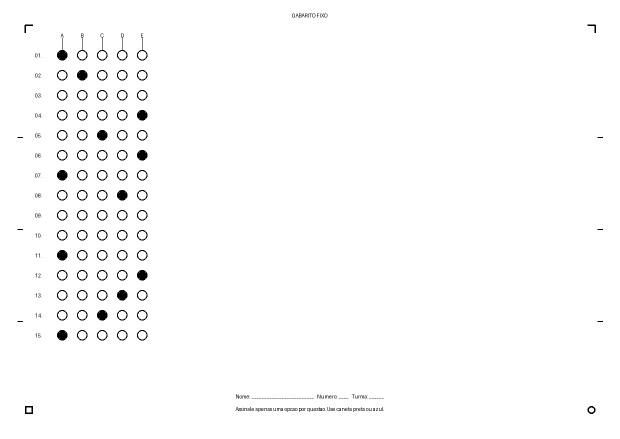
#> input picture my_marked_sheet.png, 1240 x 877 px (shown at 1/2 size)
$ python main.py
#> lines starting #> are read from the running program, lines starting #| are printed output that depends on the picture; after the words box and inside, x2 and y2 are one past the last pixel; in counts of white or black regions, pixels touching at a corner belong together
import cv2
import numpy as np
from PIL import Image, ImageDraw, ImageFont
import math
import json
import os

print(f"OpenCV version: {cv2.__version__}")
print(f"Pillow version: {Image.__version__}")
print(f"NumPy version: {np.__version__}")

def generate_gabarito_png_improved(
    filename="gabarito_improved.png",
    num_questions=50,
    choices=("A", "B", "C", "D", "E"),
    margin=50,
    spacing_y=20,
    bubble_diameter=20,
    title="GABARITO FIXO",
    subtitle="Nome: _________________________   Numero: ____   Turma: ______",
    font_path=None,
    add_reference_marks=True
):
    try:
        # Try to find a common font
        if font_path is None:
            # Common font paths for different systems
            possible_fonts = [
                "arial.ttf",
                "Arial.ttf",
                "/usr/share/fonts/truetype/dejavu/DejaVuSans.ttf",
                "/Library/Fonts/Arial.ttf",
                "C:/Windows/Fonts/arial.ttf"
            ]

            for font in possible_fonts:
                if os.path.exists(font):
                    font_path = font
                    break
            else:
                # If no font found, use default
                font_path = None

        if font_path:
            title_font = ImageFont.truetype(font_path, 60)  # Reduced size for local
            subtitle_font = ImageFont.truetype(font_path, 24)
            q_font = ImageFont.truetype(font_path, 28)
            choice_font = ImageFont.truetype(font_path, 28)
            header_font = ImageFont.truetype(font_path, 20)
        else:
            # Use default fonts if no TTF found
            title_font = ImageFont.load_default()
            subtitle_font = ImageFont.load_default()
            q_font = ImageFont.load_default()
            choice_font = ImageFont.load_default()
            header_font = ImageFont.load_default()
    except Exception as e:
        print(f"Font warning: {e}, using default fonts")
        title_font = ImageFont.load_default()
        subtitle_font = ImageFont.load_default()
        q_font = ImageFont.load_default()
        choice_font = ImageFont.load_default()
        header_font = ImageFont.load_default()

    if num_questions > 10:
        columns = num_questions // 10
    else:
        columns = 1

    rows_per_col = math.ceil(num_questions / columns)
    estimated_row_height = spacing_y + bubble_diameter

    header_height = 40
    required_height = int(margin * 2 + header_height + 10 + rows_per_col * estimated_row_height + 50)

    calculated_width = 300 * columns
    page_size = (1240, 877)

    img = Image.new("RGB", page_size, "white")
    draw = ImageDraw.Draw(img)

    w, h = page_size

    # Get text dimensions for centering
    title_bbox = draw.textbbox((0, 0), title, font=title_font)
    title_width = title_bbox[2] - title_bbox[0]
    title_x = (w - title_width) // 2

    draw.text((title_x, margin//2), title, font=title_font, fill="black")
    top = margin + 15 + header_height
    bottom = h - margin
    usable_height = bottom - top
    col_width = (w - 2*margin) / columns
    row_height = min(spacing_y + bubble_diameter, usable_height / rows_per_col)

    bubble_positions = []

    q = 1
    for col in range(columns):
        x0 = margin + col * col_width
        x_question_num = x0 + 20
        temp_bbox = draw.textbbox((0,0), f"{q:02d}.", font=q_font)
        q_text_width = temp_bbox[2] - temp_bbox[0]
        x_choices_start = x_question_num + q_text_width + 30

        header_y = margin + 15
        for i, ch in enumerate(choices):
            cx = int(x_choices_start + i * (bubble_diameter + 20))
            bbox = draw.textbbox((0, 0), ch, font=header_font)
            w_ch = bbox[2] - bbox[0]
            h_ch = bbox[3] - bbox[1]
            tx = cx + (bubble_diameter - w_ch) / 2
            ty = header_y
            draw.text((tx, ty), ch, font=header_font, fill="black")

            line_y_start = ty + h_ch + 2
            line_y_end = top - 5
            if line_y_end > line_y_start:
                draw.line([(cx + bubble_diameter//2, line_y_start),
                          (cx + bubble_diameter//2, line_y_end)],
                         fill="black", width=1)

        for row in range(rows_per_col):
            if q > num_questions:
                break
            y = int(top + row * row_height)
            draw.text((x_question_num, y), f"{q:02d}.", font=q_font, fill="black")

            question_bubbles = []
            for i, ch in enumerate(choices):
                cx = int(x_choices_start + i * (bubble_diameter + 20))
                cy = int(y + (bubble_diameter/4) - bubble_diameter/2)

                # Draw bubble WITHOUT letter inside (clean for marking)
                draw.ellipse([cx, cy, cx + bubble_diameter, cy + bubble_diameter],
                           outline="black", width=2)

                # Store position for reference
                question_bubbles.append({
                    'choice': ch,
                    'center': (cx + bubble_diameter//2, cy + bubble_diameter//2),
                    'bbox': (cx, cy, cx + bubble_diameter, cy + bubble_diameter),
                    'header_pos': (cx + bubble_diameter//2, header_y)
                })

            bubble_positions.append({
                'question': q,
                'bubbles': question_bubbles,
                'question_pos': (x_question_num, y)
            })
            q += 1

    # Add reference marks for precise detection
    if add_reference_marks:
        mark_size = 15
        # Top-left: Cross pattern
        draw.line([(margin, margin), (margin+mark_size, margin)], fill="black", width=3)
        draw.line([(margin, margin), (margin, margin+mark_size)], fill="black", width=3)

        # Top-right: L pattern
        draw.line([(w-margin, margin), (w-margin-mark_size, margin)], fill="black", width=3)
        draw.line([(w-margin, margin), (w-margin, margin+mark_size)], fill="black", width=3)

        # Bottom-left: Square pattern
        draw.rectangle([(margin, h-margin-mark_size), (margin+mark_size, h-margin)],
                      outline="black", width=3)

        # Bottom-right: Circle pattern
        draw.ellipse([(w-margin-mark_size, h-margin-mark_size), (w-margin, h-margin)],
                    outline="black", width=3)

        # Add alignment marks along the sides
        for i in range(3):
            y_mark = margin + header_height + (h - 2*margin - header_height) * (i+1) // 4
            draw.line([(margin-15, y_mark), (margin-5, y_mark)], fill="black", width=2)
            draw.line([(w-margin+5, y_mark), (w-margin+15, y_mark)], fill="black", width=2)

    footer_text = "Assinale apenas uma opcao por questao. Use caneta preta ou azul."
    bbox = draw.textbbox((0, 0), footer_text, font=subtitle_font)
    fw = bbox[2] - bbox[0]
    fh = bbox[3] - bbox[1]

    subtitle_bbox = draw.textbbox((0, 0), subtitle, font=subtitle_font)
    subtitle_width = subtitle_bbox[2] - subtitle_bbox[0]
    subtitle_x = (w - subtitle_width) // 2

    draw.text((subtitle_x, h - margin - 40), subtitle, font=subtitle_font, fill="black")
    draw.text((subtitle_x, h - margin - 15), footer_text, font=subtitle_font, fill="black")

    img.save(filename, dpi=(300,300))

    # Save bubble positions
    position_data = {
        'bubble_positions': bubble_positions,
        'page_size': page_size,
        'margin': margin,
        'bubble_diameter': bubble_diameter,
        'choices': choices
    }

    with open(filename.replace('.png', '_positions.json'), 'w') as f:
        json.dump(position_data, f, indent=2)

    return filename, position_data

def grade_with_precise_positions(binary_img, bubble_positions, expected_answers, threshold, debug=False):
    """
    Grade using precisely known bubble positions
    """
    question_results = []
    score = 0

    debug_img = cv2.cvtColor(binary_img, cv2.COLOR_GRAY2BGR) if debug else None

    for q_data in bubble_positions:
        q_num = q_data['question']
        bubbles = q_data['bubbles']

        bubble_status = {}
        marked_choices = []

        for bubble in bubbles:
            choice = bubble['choice']
            x1, y1, x2, y2 = bubble['bbox']

            # Extract bubble region
            bubble_roi = binary_img[max(0,y1):min(binary_img.shape[0],y2),
                                  max(0,x1):min(binary_img.shape[1],x2)]

            if bubble_roi.size == 0:
                filled_ratio = 0
            else:
                total_pixels = bubble_roi.size
                filled_pixels = np.sum(bubble_roi > 0)
                filled_ratio = filled_pixels / total_pixels

            bubble_status[choice] = filled_ratio

            if filled_ratio > threshold:
                marked_choices.append(choice)

        # Determine answer
        if len(marked_choices) == 1:
            student_answer = marked_choices[0]
            is_correct = (student_answer == expected_answers[q_num-1])
            if is_correct:
                score += 1
        else:
            student_answer = "MULTI" if len(marked_choices) > 1 else "NONE"
            is_correct = False

        question_results.append({
            'question': q_num,
            'student_answer': student_answer,
            'correct_answer': expected_answers[q_num-1],
            'is_correct': is_correct,
            'bubble_status': bubble_status
        })

        # Debug visualization
        if debug and debug_img is not None:
            correct_answer = expected_answers[q_num-1]

            for bubble in bubbles:
                choice = bubble['choice']
                center_x, center_y = bubble['center']
                filled_ratio = bubble_status[choice]

                # Determine colors based on answer status
                if choice == correct_answer and choice == student_answer:
                    color = (0, 255, 0)  # Green
                    status_text = "CORRECT"
                elif choice == correct_answer and student_answer not in ['MULTI', 'NONE']:
                    color = (255, 0, 0)  # Blue
                    status_text = "SHOULD BE"
                elif choice == student_answer and not is_correct and student_answer not in ['MULTI', 'NONE']:
                    color = (0, 0, 255)  # Red
                    status_text = "WRONG"
                elif filled_ratio > threshold:
                    color = (0, 165, 255)  # Orange
                    status_text = "MULTI"
                else:
                    color = (128, 128, 128)  # Gray
                    status_text = "empty"

                cv2.circle(debug_img, (center_x, center_y), 20, color, 3)

                cv2.putText(debug_img, f"{filled_ratio:.2f}",
                           (center_x-25, center_y-25), cv2.FONT_HERSHEY_SIMPLEX, 0.4, color, 1)
                cv2.putText(debug_img, status_text,
                           (center_x-25, center_y+35), cv2.FONT_HERSHEY_SIMPLEX, 0.4, color, 1)

            # Question summary
            question_pos = q_data.get('question_pos', (bubbles[0]['center'][0] - 100, bubbles[0]['center'][1]))
            summary_color = (0, 255, 0) if is_correct else (0, 0, 255)
            summary_text = f"Q{q_num}: Student={student_answer}, Correct={correct_answer} ({'✓' if is_correct else '✗'})"
            cv2.putText(debug_img, summary_text,
                       (int(question_pos[0]), int(question_pos[1]) - 10),
                       cv2.FONT_HERSHEY_SIMPLEX, 0.5, summary_color, 2)

    if debug and debug_img is not None:
        print("Grading visualization:")
        print("- GREEN: Correctly marked answer")
        print("- BLUE: Correct answer (should have been marked)")
        print("- RED: Wrong answer marked by student")
        print("- ORANGE: Multiple answers marked")
        print("- GRAY: Unmarked bubble")

        cv2.imshow("Grading Results", debug_img)
        cv2.waitKey(0)
        cv2.destroyAllWindows()

    return {
        'total_score': score,
        'max_score': len(bubble_positions),
        'percentage': (score / len(bubble_positions)) * 100,
        'question_results': question_results,
        'multiple_answers': len([r for r in question_results if r['student_answer'] == 'MULTI']),
        'unanswered': len([r for r in question_results if r['student_answer'] == 'NONE'])
    }

def grade_gabarito_improved(
    image_path,
    expected_answers,
    position_data=None,
    choices=("A", "B", "C", "D", "E"),
    threshold=0.2,
    debug=False
):
    """
    Grade improved answer sheets with header labels
    """
    img = cv2.imread(image_path)
    if img is None:
        raise ValueError(f"Could not load image from {image_path}")

    # Preprocess
    gray = cv2.cvtColor(img, cv2.COLOR_BGR2GRAY)

    # Enhanced preprocessing
    kernel = np.ones((3,3), np.uint8)
    binary = cv2.adaptiveThreshold(
        gray, 255, cv2.ADAPTIVE_THRESH_GAUSSIAN_C, cv2.THRESH_BINARY_INV, 15, 10
    )

    # Removing small noise
    binary = cv2.morphologyEx(binary, cv2.MORPH_OPEN, kernel)

    if debug:
        print("Preprocessed binary image:")
        cv2.imshow("Binary Image", binary)
        cv2.waitKey(0)
        cv2.destroyAllWindows()

    if position_data is None:
        print("Warning: No position data provided. You need to generate position data first.")
        return None

    bubble_positions = position_data['bubble_positions']

    return grade_with_precise_positions(binary, bubble_positions, expected_answers, threshold, debug)

def print_grade_report(grade_results):
    """Print a formatted grade report"""
    results = grade_results
    print(f"\n=== GRADE REPORT ===")
    print(f"Score: {results['total_score']}/{results['max_score']}")
    print(f"Percentage: {results['percentage']:.1f}%")
    print(f"Multiple answers: {results['multiple_answers']}")
    print(f"Unanswered: {results['unanswered']}")

    # Calculate accuracy for answered questions
    answered_questions = len(results['question_results']) - results['unanswered'] - results['multiple_answers']
    if answered_questions > 0:
        accuracy = (results['total_score'] / answered_questions) * 100
        print(f"Accuracy (answered questions): {accuracy:.1f}%")

    print(f"\n=== DETAILED RESULTS ===")
    for item in results['question_results']:
        status = "○" if item['is_correct'] else "X"
        if item['student_answer'] in ['MULTI', 'NONE']:
            status = "!"  # Special status for multiple or no answers

        print(f"Q{item['question']:02d}: {status} Student={item['student_answer']:5} Correct={item['correct_answer']} ", end="")

        # Showing bubble status for incorrect answers
        if not item['is_correct'] and item['student_answer'] not in ['MULTI', 'NONE']:
            marked_ratio = item['bubble_status'][item['student_answer']]
            correct_ratio = item['bubble_status'][item['correct_answer']]
            print(f"(marked: {marked_ratio:.2f}, correct: {correct_ratio:.2f})", end="")
        print()

    print(f"\n=== INCORRECT ANSWERS ===")
    incorrect = [r for r in results['question_results'] if not r['is_correct']]
    if incorrect:
        for item in incorrect:
            if item['student_answer'] == 'MULTI':
                marked = [ch for ch, ratio in item['bubble_status'].items() if ratio > 0.4]
                print(f"Q{item['question']:02d}: MULTIPLE answers {marked}, Correct={item['correct_answer']}")
            elif item['student_answer'] == 'NONE':
                print(f"Q{item['question']:02d}: UNANSWERED, Correct={item['correct_answer']}")
            else:
                print(f"Q{item['question']:02d}: Student={item['student_answer']}, Correct={item['correct_answer']}")
    else:
        print("No incorrect answers!")

def demonstrate_improved_layout():
    """Generate and display the improved layout"""
    template_path, position_data = generate_gabarito_png_improved(
        "demonstration_gabarito.png",
        num_questions=15,
        add_reference_marks=True
    )
#> in generate_gabarito_png_improved, `img = Image.new("RGB", page_size, "white")`: img: PIL image 1240x877 RGB; every value is 255
#> in generate_gabarito_png_improved, `title_bbox = draw.textbbox((0, 0), title, font=title_font)`: title_bbox = (0, 11, 469, 57)
#> in generate_gabarito_png_improved, `title_width = title_bbox[2] - title_bbox[0]`: title_width = 469
#> in generate_gabarito_png_improved, `title_x = (w - title_width) // 2`: title_x = 385
#> the loop in generate_gabarito_png_improved, `for col in range(columns):` made 1 pass
#> (temp_bbox, q_text_width, x_choices_start) on pass 1: ((0, 6, 45, 26), 45, 145)
#> after the loop in generate_gabarito_png_improved, `for col in range(columns):`: bubble_positions = 15 items; q = 16
#> in generate_gabarito_png_improved, `bbox = draw.textbbox((0, 0), footer_text, font=subtitle_font)`: bbox = (0, 5, 809, 28)
#> in generate_gabarito_png_improved, `fw = bbox[2] - bbox[0]`: fw = 809
#> in generate_gabarito_png_improved, `fh = bbox[3] - bbox[1]`: fh = 23
#> in generate_gabarito_png_improved, `subtitle_bbox = draw.textbbox((0, 0), subtitle, font=subtitle_font)`: subtitle_bbox = (0, 5, 754, 29)
#> in generate_gabarito_png_improved, `subtitle_width = subtitle_bbox[2] - subtitle_bbox[0]`: subtitle_width = 754
#> in generate_gabarito_png_improved, `subtitle_x = (w - subtitle_width) // 2`: subtitle_x = 243
#> in generate_gabarito_png_improved, `img.save(filename, dpi=(300,300))`:
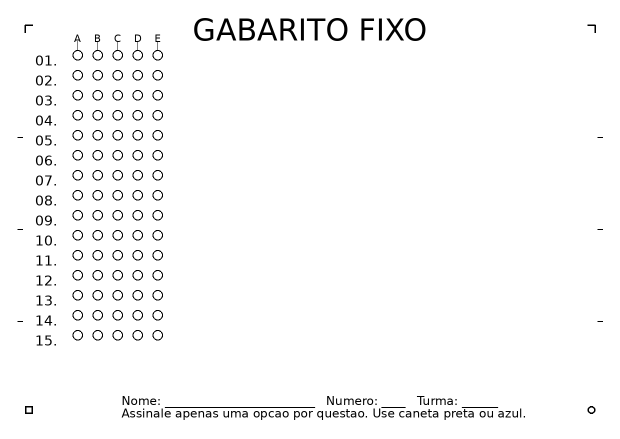
#> saved as demonstration_gabarito.png: PIL image 1240x877 RGB (shown at 1/2 size); min 0, max 255, mean 248.9
#> template_path = 'demonstration_gabarito.png'; position_data = 5 items

    print("Generated improved template with:")
    print("- Choice headers above bubbles")
    print("- Better spacing between question numbers and bubbles")
    print("- Reference marks for alignment")
    print(f"- Saved positions to: {template_path.replace('.png', '_positions.json')}")
#| - Saved positions to: demonstration_gabarito_positions.json

    # Display the image
    img = Image.open(template_path)
    print(f"\nTemplate size: {img.size}")
#| Template size: (1240, 877)

    print(f"\nFirst 3 questions bubble positions:")
    for i in range(min(3, len(position_data['bubble_positions']))):
        q_data = position_data['bubble_positions'][i]
        print(f"Q{q_data['question']}: {len(q_data['bubbles'])} bubbles")
        for bubble in q_data['bubbles']:
            print(f"  {bubble['choice']}: center{bubble['center']}")
#> this loop made 3 passes
#> (printed output is left out)

    return template_path, position_data

if __name__ == "__main__":

    template_path, position_data = demonstrate_improved_layout()
#> template_path = 'demonstration_gabarito.png'; position_data = 5 items

    os.system('cls' if os.name == 'nt' else 'clear')
    print(f"Gabarito gerado como '{template_path}'")
#| Gabarito gerado como 'demonstration_gabarito.png'
    start_running = input("\n#\n# Após preencher o gabarito, pressione qualquer tecla para continuar...#\n#")

    # marked_path = "marked_demo.png"
    marked_path = "my_marked_sheet.png"

    print(f"\nUsing marked sample: {marked_path}")

    expected_answers = ["A", "B", "C", "D", "E", "A", "B", "C", "D", "E",
                       "A", "B", "C", "D", "E", "A", "B", "C", "D", "E",
                       "A", "B", "C", "D", "E"]

    results = grade_gabarito_improved(
        image_path=marked_path,
        expected_answers=expected_answers,
        position_data=position_data,
        debug=True
    )
#> in grade_gabarito_improved, img is the input picture: shape (877, 1240, 3); min 0, max 255, mean 251.6
#> in grade_gabarito_improved, `binary = cv2.adaptiveThreshold( gray, 255, cv2.ADAPTIVE_THRESH_GAUSSIA..`:
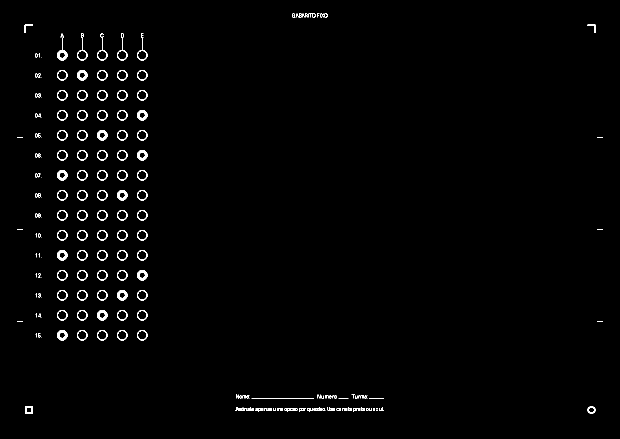
#> binary: shape (877, 1240) (shown at 1/2 size); 1.3% white in thin lines or dots, all inside (x1, y1, x2, y2) = (35, 27, 1206, 828)
#> in grade_gabarito_improved, `binary = cv2.morphologyEx(binary, cv2.MORPH_OPEN, kernel)`:
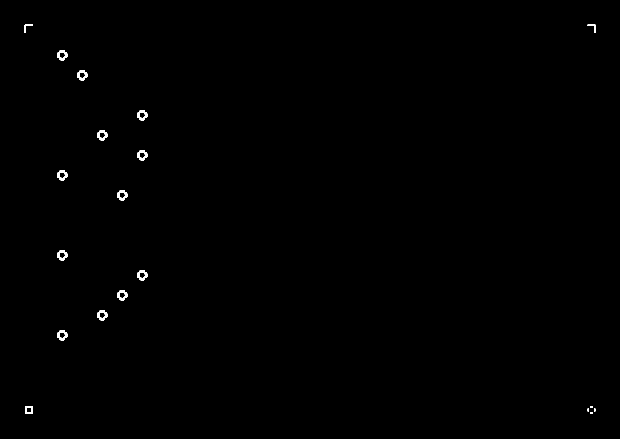
#> binary: shape (877, 1240) (shown at 1/2 size); 0.29% white; 19 white regions (4 under 20 px), largest, box (x1, y1, x2, y2) and area: (154, 140, 175, 161) 232, (274, 220, 295, 241) 232, (194, 260, 215, 281) 232
#> in grade_gabarito_improved, `bubble_positions = position_data['bubble_positions']`: bubble_positions = 15 items
#> the loop in grade_with_precise_positions, `for q_data in bubble_positions:` made 15 passes
#> (student_answer, is_correct, correct_answer, question_pos, summary_color, summary_text) on passes 1 to 8: ('NONE', False, 'A', (70, 105), (0, 0, 255), 'Q1: Student=NONE, Correct=A (✗)'), ('A', False, 'B', (70, 145), (0, 0, 255), 'Q2: Student=A, Correct=B (✗)'), ('NONE', False, 'C', (70, 185), (0, 0, 255), 'Q3: Student=NONE, Correct=C (✗)'), ('D', True, 'D', (70, 225), (0, 255, 0), 'Q4: Student=D, Correct=D (✓)'), ('B', False, 'E', (70, 265), (0, 0, 255), 'Q5: Student=B, Correct=E (✗)'), ('D', False, 'A', (70, 305), (0, 0, 255), 'Q6: Student=D, Correct=A (✗)'), ('NONE', False, 'B', (70, 345), (0, 0, 255), 'Q7: Student=NONE, Correct=B (✗)'), ('C', True, 'C', (70, 385), (0, 255, 0), 'Q8: Student=C, Correct=C (✓)')
#> after the loop in grade_with_precise_positions, `for q_data in bubble_positions:`:
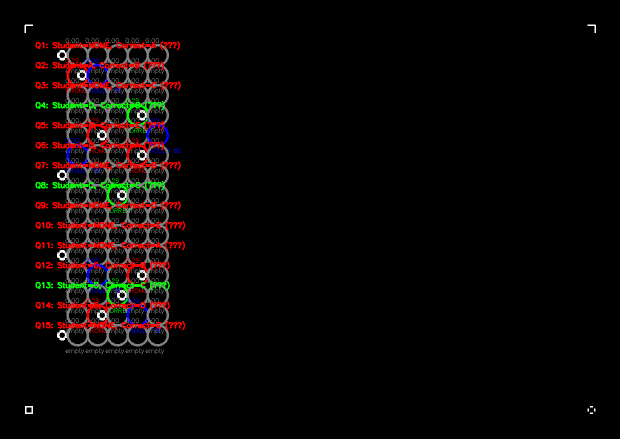
#> debug_img: shape (877, 1240, 3) (shown at 1/2 size); mean B, G, R 4.9, 5.8, 10
#> after the loop in grade_with_precise_positions, `for q_data in bubble_positions:`: score = 3
#> results = 6 items

    print_grade_report(results)
#| Score: 3/15
#| Percentage: 20.0%
#| Multiple answers: 0
#| Unanswered: 7
#> in print_grade_report, `answered_questions = len(results['question_results']) - results['unans..`: answered_questions = 8
#> in print_grade_report, `accuracy = (results['total_score'] / answered_questions) * 100`: accuracy = 37.5
#| Accuracy (answered questions): 37.5%
#> the loop in print_grade_report, `for item in results['question_results']:` made 15 passes
#| Q01: ! Student=NONE  Correct=A
#| Q02: X Student=A     Correct=B (marked: 0.29, correct: 0.00)
#| Q03: ! Student=NONE  Correct=C
#| Q04: ○ Student=D     Correct=D
#| Q05: X Student=B     Correct=E (marked: 0.29, correct: 0.00)
#| Q06: X Student=D     Correct=A (marked: 0.29, correct: 0.00)
#| Q07: ! Student=NONE  Correct=B
#| Q08: ○ Student=C     Correct=C
#> (further printed lines are left out)
#> in print_grade_report, `incorrect = [r for r in results['question_results'] if not r['is_corre..`: incorrect = 12 items
#> the loop in print_grade_report, `for item in incorrect:` made 12 passes
#| Q01: UNANSWERED, Correct=A
#| Q02: Student=A, Correct=B
#| Q03: UNANSWERED, Correct=C
#| Q05: Student=B, Correct=E
#| Q06: Student=D, Correct=A
#| Q07: UNANSWERED, Correct=B
#| Q09: UNANSWERED, Correct=D
#| Q10: UNANSWERED, Correct=E
#> (further printed lines are left out)
